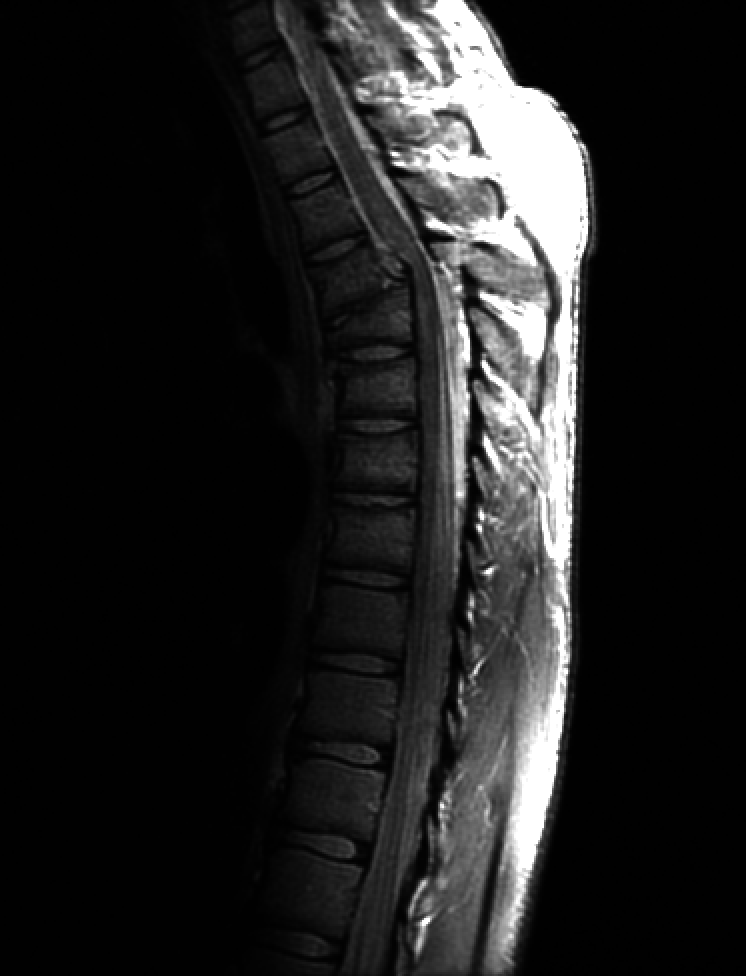
#> input picture Exercícios - Transformações e Histograma/fractured_spine.tif, 746 x 976 px
$ python transformacaodepotencia.py
#> lines starting #> are read from the running program, lines starting #| are printed output that depends on the picture
import cv2
import numpy as np
import matplotlib.pyplot as plt

# Carregar a imagem em escala de cinza
imagem = cv2.imread('fractured_spine.tif', 0)
#> imagem is the input picture: shape (976, 746); min 0, max 255, mean 32.6

# Criar uma figura para exibir as imagens
plt.figure(figsize=(12, 6))

# Aplicar a transformação de potência com diferentes valores de y
valores_y = [0.5, 1.0, 1.5]  # Você pode ajustar esses valores conforme necessário
c = 1

for i, y in enumerate(valores_y):
    # Aplicar a transformação de potência
    imagem_transformada = c * np.power(imagem, y)
    imagem_transformada = np.uint8(imagem_transformada)

    # Plotar a imagem transformada em uma grade
    plt.subplot(1, len(valores_y), i + 1)
    plt.imshow(imagem_transformada, cmap='gray')
    plt.title(f'Transformação de Potência (y={y}, c={c})')
    plt.axis('off')
#> this loop made 3 passes
#> pass 1, `imagem_transformada = c * np.power(imagem, y)`:
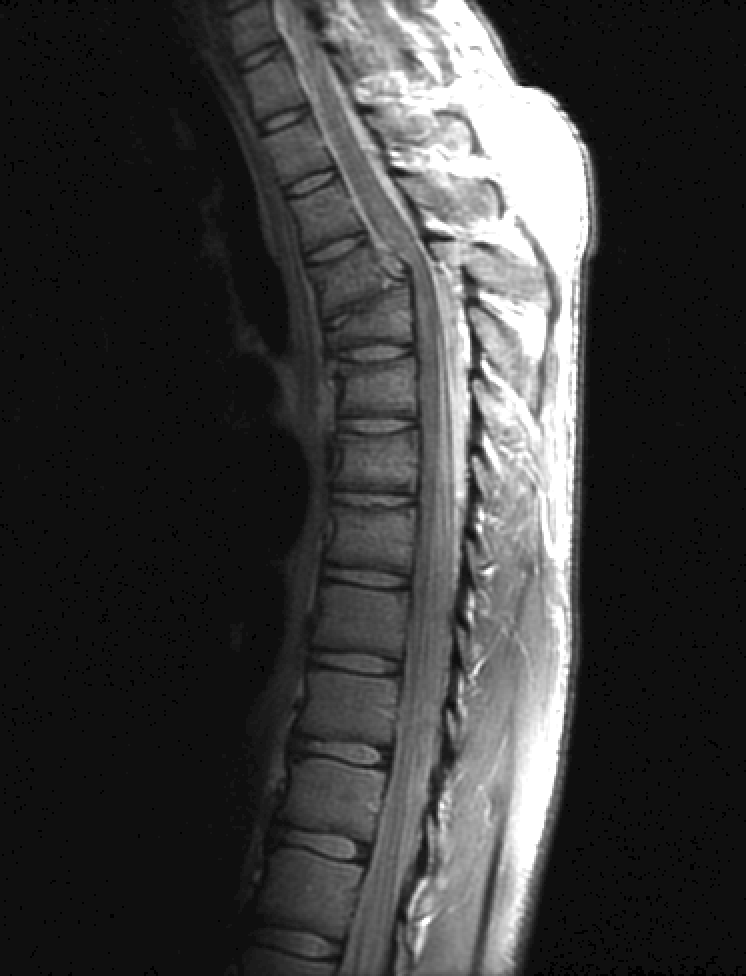
#> imagem_transformada: shape (976, 746) float64; min 0, max 15.97, mean 3.71; drawn with min black and max white

plt.tight_layout()
plt.show()
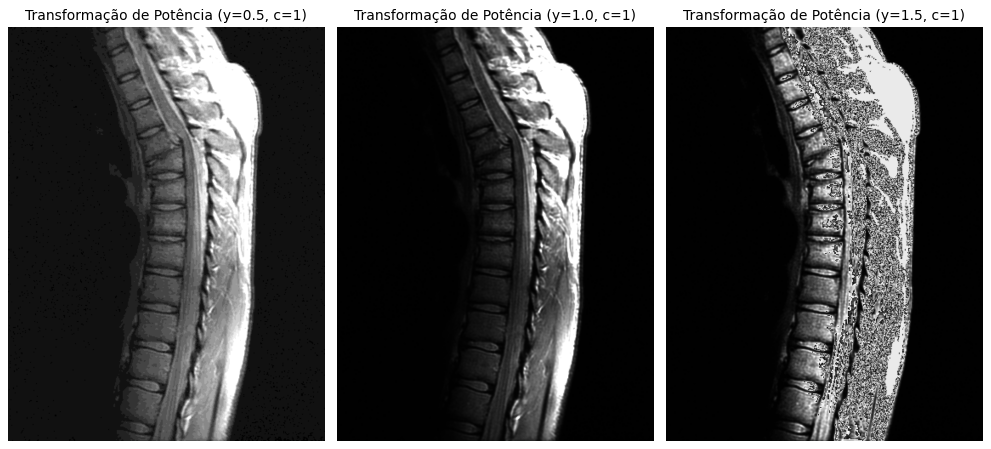
#> figure drawn by matplotlib, 3 panels
